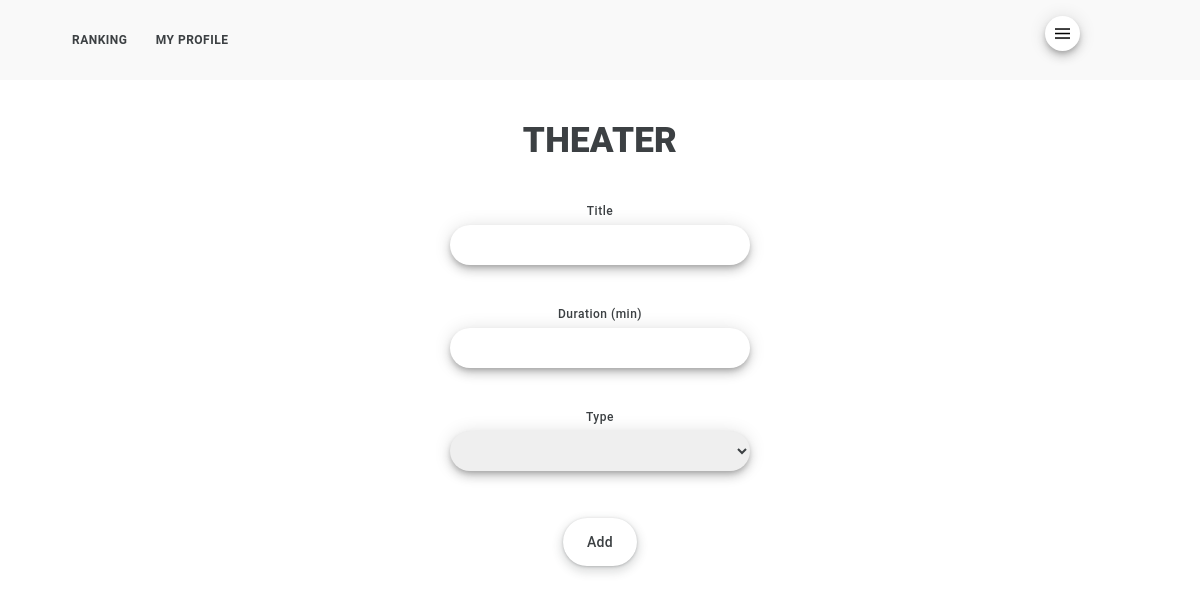
/repertoire.html (signed in), run on an earlier commit of the app's database.
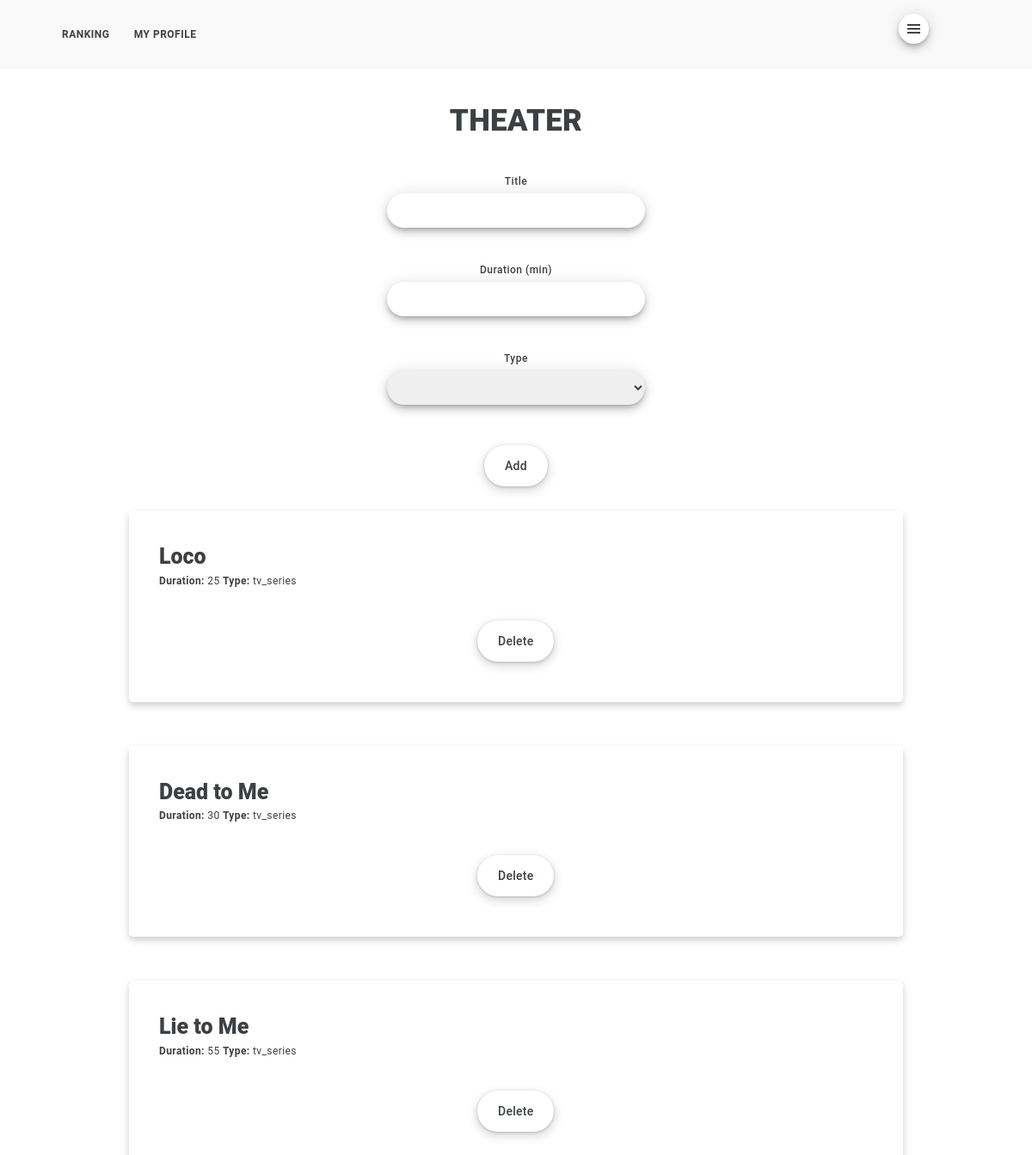
And on a later commit of the database.
### nieszkolni_app/models.py (models this page shows)
class Theater(models.Model):
    title = models.CharField(max_length=200, default="")
    duration = models.IntegerField(default=0)
    title_type = models.CharField(max_length=200, default="")

### nieszkolni_app/views.py (the view, shortened to what this page needs)
# urls.py: path('repertoire.html', views.repertoire, name="repertoire"),
@staff_member_required
def repertoire(request):
    if request.user.is_authenticated:
        first_name = request.user.first_name
        last_name = request.user.last_name
        current_user = first_name + " " + last_name
        titles = BackOfficeManager().display_repertoire()
        return render(request, "repertoire.html", {
            "titles": titles
            })

### nieszkolni_folder/audit_manager.py (called while the page is built)
    def check_if_clocked_in(self, clocking_user):
        with connection.cursor() as cursor:
            cursor.execute(f'''
                SELECT clock_out
                FROM nieszkolni_app_audit
                WHERE clocking_user = '{clocking_user}'
                AND entry_type = 'automatic'
                AND status = 'started'
                ORDER BY stamp DESC
                LIMIT 1
                ''')
            response = cursor.fetchone()
            if response is not None:
                if response[0] == 0:
                    status = True
                else:
                    status = False
            else:
                status = False
            return status

### nieszkolni_folder/back_office_manager.py (called while the page is built)
    def display_repertoire(self):
        with connection.cursor() as cursor:
            cursor.execute(f'''
                SELECT
                title,
                duration,
                title_type
                FROM nieszkolni_app_theater
                ''')
            titles = cursor.fetchall()
            return titles

### nieszkolni_folder/context_processors.py (called while the page is built)
def sections_processor(request):
    if request.user.is_authenticated:
        first_name = request.user.first_name
        last_name = request.user.last_name
        current_user = first_name + " " + last_name
        if request.user.is_superuser:
            superuser_status = True
        else:
            superuser_status = False
        status = AuditManager().check_if_clocked_in(current_user)
        return {"status": status, "superuser_status": superuser_status}
    else:
        return {}

### nieszkolni_app/templates/repertoire.html (shortened to what this page needs)
{% extends 'base.html' %}
{% block 'content' %}
<h1>THEATER</h1>
<form action="{% url 'repertoire' %}" method="POST">
  <div class="flex-parent jc-center">
    <div class="input_container">
      <label class="input_label">Title</label>
      <input type="text" class="input_content" name="title">
    </div>
  </div>
  <div class="flex-parent jc-center">
    <div class="input_container">
      <label class="input_label">Duration (min)</label>
      <input type="number" class="input_content" name="duration">
    </div>
  </div>
  <div class="flex-parent jc-center">
    <div class="input_container">
      <label class="input_label">Type</label>
      <select class="input_content" name="title_type">
        <option disabled selected value></option>
        <option value="tv_series">TV series</option>
      </select>
    </div>
  </div>
  <div class="flex-parent jc-center">
  	<button type="submit" class="button_main" name="repertoire_action" value="add">Add</button>
  </div>
</form>
{% for title in titles %}
	<form action="{% url 'repertoire' %}" method="POST">
		<div class="flex-parent jc-center">
			<div class="assignment_card">
			    <div class="task_card_container">
			      <div class="task_card_title">{{ title.0 }}</div>
			      <div class="task_card_details"><b>Duration:</b> {{ title.1 }} <b>Type:</b> {{ title.2 }}</div>
				<div class="flex-parent jc-center">
		  			<button type="submit" class="button_main" name="repertoire_action" value="delete">Delete</button>
		  		</div>
		    </div>
		  </div>
		</div>
	</form>
{% endfor %}
{% endblock %}

### nieszkolni_app/templates/base.html (shortened to what this page needs)
{% load user_agents %}
{% load static %}
{% if request|is_mobile %}
<head>
    <link href="https://cdn.jsdelivr.net/npm/bootstrap@5.1.3/dist/css/bootstrap.min.css" rel="stylesheet">
    <link rel="stylesheet" type="text/css" href="{% static 'styles.css' %}">
    {% if user.is_authenticated %}
    <nav class="m_navigation">
      <div class="m_navigation_box" id="main_links">
        <div class="m_navigation_item">
          <a class="m_navigation_link" href="{% url 'ranking'%}">RANKING</a>
        </div>
        <div class="m_navigation_item">
          <a class="m_navigation_link" href="{% url 'profile'%}">MY PROFILE</a>
        </div>
      </div>
    </nav>
    <div>
      <button type="button" class="m_hamburger_menu" onclick="showHideHamburgerMenu()"><img src="{% static '/images/hamburger.png' %}" width="15" height="15"></button>
  </div>
    {% else %}
  <nav class="m_navigation">
    <div class="m_side_menu" id="main_links">
    </div>
  </nav>
    {% endif %}
</head>
{% endif %}
</head>
<body>
<div id="main_content">
  {% block 'content' %}
  {% endblock %}
</div>
  </body>
</html>

### nieszkolni_app/static/styles.css (style rules this page uses)
body { height: 100%; margin: 0px; }
a { color: #3c4043; font-weight: 500; text-decoration: none; }
.button_main { align-items: center; appearance: none; background-color: #fff; border-radius: 24px; border-style: none; box-shadow: rgba(0, 0, 0, .2) 0 3px 5px -1px,rgba(0, 0, 0, .14) 0 6px 10px 0,rgba(0, 0, 0, .12) 0 1px 18px 0; box-sizing: border-box; color: #3c4043; cursor: pointer; display: inline-flex; fill: currentcolor; font-family: "Google Sans", Roboto, Arial, sans-serif; font-size: 14px; font-weight: 500; height: 48px; justify-content: center; letter-spacing: .25px; line-height: normal; margin: 1vw; max-width: 100%; overflow: visible; padding: 2px 24px; position: relative; text-align: center; text-decoration: none; text-transform: none; transition: box-shadow 280ms cubic-bezier(.4, 0, .2, 1),opacity 15ms linear 30ms,transform 270ms cubic-bezier(0, 0, .2, 1) 0ms; user-select: none; -webkit-user-select: none; touch-action: manipulation; width: auto; will-change: transform, opacity; z-index: 0; }
.button_main:not(:disabled) { box-shadow: rgba(60, 64, 67, .3) 0 1px 3px 0, rgba(60, 64, 67, .15) 0 4px 8px 3px; }
.flex-parent { display: flex; }
.jc-center { justify-content: center; }
.input_label { color: #3c4043; display: flex; font-family: "Google Sans", Roboto, Arial, sans-serif; font-size: 12px; font-weight: 500; letter-spacing: .5px; margin: 5px; position: relative; }
.input_content { border-radius: 24px; border-style: none; box-shadow: rgba(0, 0, 0, .2) 0 3px 5px -1px,rgba(0, 0, 0, .14) 0 6px 10px 0,rgba(0, 0, 0, .12) 0 1px 18px 0; clear: left; color: #3c4043; display: flex; font-family: "Google Sans", Roboto, Arial, sans-serif; font-size: 14px; font-weight: 500; height: 40px; letter-spacing: .5px; margin-bottom: 35px; padding-left: 15px; position: relative; width: 300px; }
.input_container { align-items: center; display: flex; flex-direction: column; justify-content: center; margin-left: auto; margin-right: auto; }
.task_card_container { padding: 35px 35px 35px 35px; }
.task_card_title { font-size: 25px; font-weight: 850; }
.task_card_details { font-size: 12px; letter-spacing: .4px; margin-bottom: 25px; }
h1 { color: #3c4043; font-family: "Google Sans", Roboto, Arial, sans-serif; font-size: 35px; font-weight: 1000; letter-spacing: .25px; margin-bottom: 35px; text-align: center; }
.assignment_card { border-radius: 5px; box-shadow: 0 4px 8px 0 rgba(0,0,0,0.2); color: #3c4043; font-family: "Google Sans", Roboto, Arial, sans-serif; margin-bottom: 35px; max-width: 75%; text-align: justify; transition: 0.3s; width: 75%; }
.m_navigation { background-color: #F9F9F9; height: 10vh; left: 0; margin-bottom: 5vh; position: static; right: 0; top: 0; z-index: -1; }
.m_navigation_box { left: 50%; margin-right: 10vw; position: relative; top: 50%; transform: translate(-50%, -50%); }
.m_navigation_item { display: inline-block; padding-top: 50%; padding: 1vh 1vw; position: relative; }
.m_navigation_link { border-radius: 24px; border-style: none; color: #3c4043; font-family: "Google Sans", Roboto, Arial, sans-serif; font-size: 12px; font-weight: 750; letter-spacing: .5px; text-align: center; text-decoration: none; }
.m_hamburger_menu { background-color: #fff; border-radius: 24px; border-style: none; box-shadow: rgba(0, 0, 0, .2) 0 3px 5px -1px,rgba(0, 0, 0, .14) 0 6px 10px 0,rgba(0, 0, 0, .12) 0 1px 18px 0; cursor: default; float: right; padding: 10px; position: absolute; right: 10vw; top: 2vh; z-index: 100; }

What changed in the data, as far as the page shows it:
added Theater: title "Loco", duration "25", title_type "tv_series"
added Theater: title "Dead to Me", duration "30", title_type "tv_series"
added Theater: title "Lie to Me", duration "55", title_type "tv_series"
